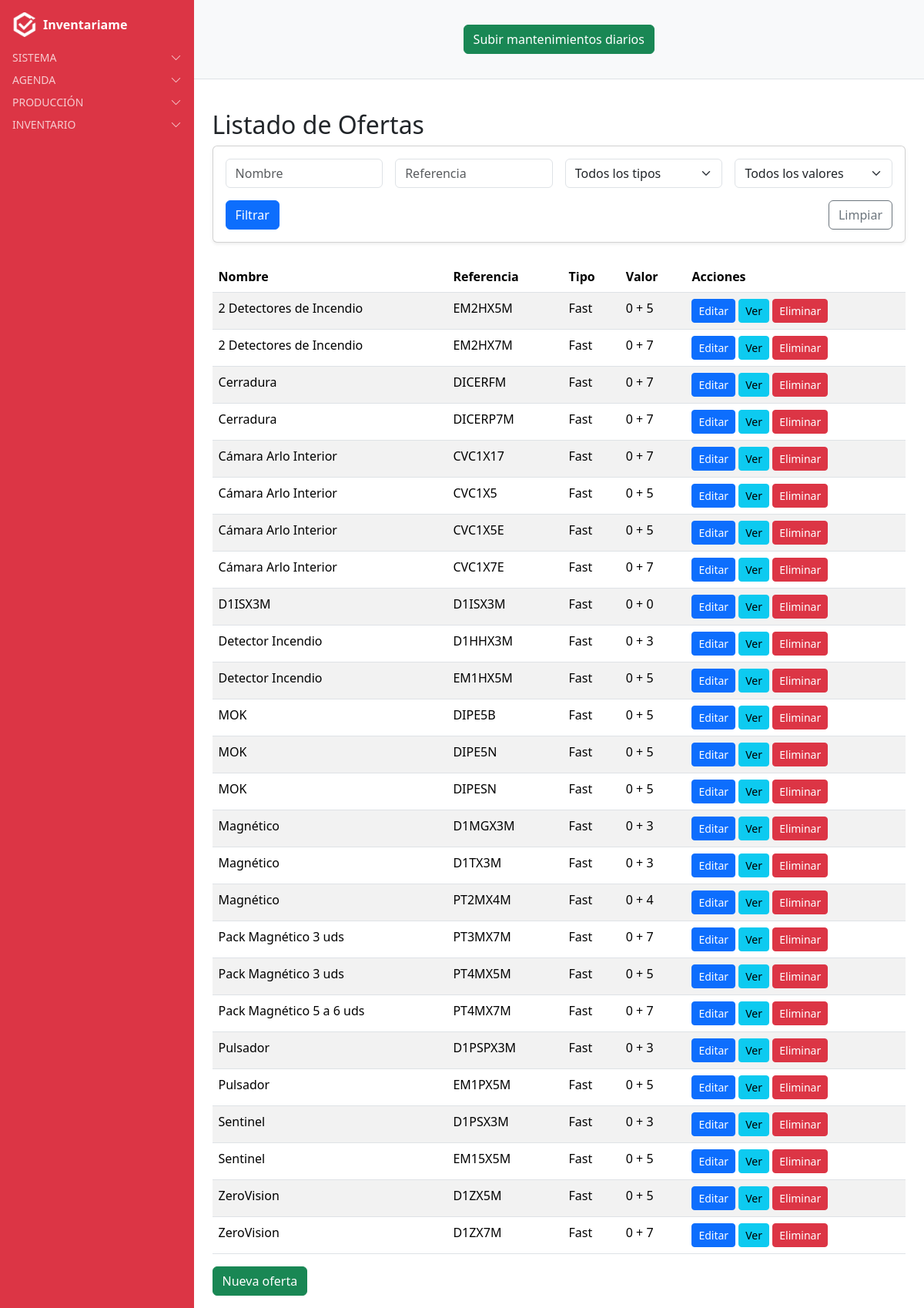
The page /ofertas/ (signed in) on the database its author committed.
### oferta/models.py (models this page shows, shortened)
class Oferta(models.Model):
    nombre = models.CharField(max_length=150)
    referencia = models.ForeignKey(
        Referencia,
        on_delete=models.CASCADE,
        related_name="ofertas",
        default=1
    )
    valor = models.IntegerField(
        choices=[(3, "0 + 3"), (4, "0 + 4"), (5, "0 + 5"), (7, "0 + 7"), (10, "0 + 10")],
        help_text="Selecciona uno de los valores permitidos"
    )
    class Meta:
        verbose_name = "Oferta"
        verbose_name_plural = "Ofertas"
        ordering = ["nombre"]

### referencias/models.py (models this page shows, shortened)
class Referencia(models.Model):
    nombre = models.CharField(max_length=150)
    tipo = models.ForeignKey(Tipo, on_delete=models.CASCADE, related_name="referencias")
    class Meta:
        verbose_name = "Referencia"
        verbose_name_plural = "Referencias"
        ordering = ["nombre"]

class Tipo(models.Model):
    nombre = models.CharField(max_length=50)
    class Meta:
        verbose_name = "Tipo"
        verbose_name_plural = "Tipos"

### oferta/views.py (the view)
# urls.py: path("", views.oferta_list, name="oferta_list"),
@login_required
def oferta_list(request):
    qs = Oferta.objects.select_related("referencia", "referencia__tipo").all()
    nombre = request.GET.get("nombre", "").strip()
    referencia = request.GET.get("referencia", "").strip()
    tipo = request.GET.get("tipo", "").strip()
    valor = request.GET.get("valor", "").strip()
    if nombre:
        qs = qs.filter(nombre__icontains=nombre)
    if referencia:
        qs = qs.filter(referencia__nombre__icontains=referencia)
    if tipo:
        qs = qs.filter(referencia__tipo__nombre__icontains=tipo)
    if valor:
        qs = qs.filter(valor=valor)
    valores = [3, 4, 5, 7, 10]
    tipos = Tipo.objects.values_list("nombre", flat=True)
    return render(
        request,
        "oferta/oferta_list.html",
        {
            "ofertas": qs,
            "valores": valores,
            "tipos": tipos,
        },
    )

### users/context_processors.py (called while the page is built)
def alertas_processor(request):
    if not request.user.is_authenticated:
        return {}
    ahora = timezone.now()
    proximas_con_recordatorio = Cita.objects.filter(
        usuario=request.user, recordatorio=True,
        fecha__gte=ahora, fecha__lte=ahora + timedelta(days=1)
    )
    if proximas_con_recordatorio.exists():
        return {"alertas": f"Tienes {proximas_con_recordatorio.count()} cita(s) con recordatorio en 24h"}
    return {}

### oferta/templates/oferta/oferta_list.html (shortened to what this page needs)
{% extends "base.html" %}
{% block content_authenticated %}
<div class="container mt-4">
  <h2>Listado de Ofertas</h2>
  <form method="get" class="card p-3 mb-4 shadow-sm">
    <div class="row g-3">
      <div class="col-md-3">
        <input type="text" name="nombre" class="form-control" placeholder="Nombre" value="{{ request.GET.nombre }}">
      </div>
      <div class="col-md-3">
        <input type="text" name="referencia" class="form-control" placeholder="Referencia" value="{{ request.GET.referencia }}">
      </div>
      <div class="col-md-3">
        <select name="tipo" class="form-select">
          <option value="">Todos los tipos</option>
        </select>
      </div>
      <div class="col-md-3">
        <select name="valor" class="form-select">
          <option value="">Todos los valores</option>
        </select>
      </div>
    </div>
    <div class="mt-3 d-flex justify-content-between">
      <button type="submit" class="btn btn-primary">Filtrar</button>
      <a href="{% url 'oferta_list' %}" class="btn btn-outline-secondary">Limpiar</a>
    </div>
  </form>
  <table class="table table-striped">
    <thead>
      <tr>
        <th>Nombre</th>
        <th>Referencia</th>
        <th>Tipo</th>
        <th>Valor</th>
        <th>Acciones</th>
      </tr>
    </thead>
    <tbody>
      {% for oferta in ofertas %}
      <tr>
        <td>{{ oferta.nombre }}</td>
        <td>{{ oferta.referencia.nombre }}</td>
        <td>{{ oferta.referencia.tipo.nombre }}</td>
        <td>0 + {{ oferta.valor }}</td>
        <td>
          <a href="{% url 'oferta_editar' oferta.pk %}" class="btn btn-sm btn-primary">Editar</a>
          <a href="{% url 'oferta_detail' oferta.pk %}" class="btn btn-sm btn-info">Ver</a>
          <form action="{% url 'oferta_eliminar' oferta.pk %}" method="post" style="display:inline;">
            <button type="submit" class="btn btn-sm btn-danger">Eliminar</button>
          </form>
        </td>
      </tr>
      {% empty %}
      <tr>
        <td colspan="5">No hay ofertas registradas.</td>
      </tr>
      {% endfor %}
    </tbody>
  </table>
  <a href="{% url 'oferta_nueva' %}" class="btn btn-success">Nueva oferta</a>
</div>
{% endblock %}

### rows shown on the page
Oferta: nombre "2 Detectores de Incendio", referencia.nombre "EM2HX5M", referencia.tipo.nombre "Fast", valor "5"
Oferta: nombre "2 Detectores de Incendio", referencia.nombre "EM2HX7M", referencia.tipo.nombre "Fast", valor "7"
Oferta: nombre "Cerradura", referencia.nombre "DICERFM", referencia.tipo.nombre "Fast", valor "7"
Oferta: nombre "Cerradura", referencia.nombre "DICERP7M", referencia.tipo.nombre "Fast", valor "7"
Oferta: nombre "Cámara Arlo Interior", referencia.nombre "CVC1X17", referencia.tipo.nombre "Fast", valor "7"
Oferta: nombre "Cámara Arlo Interior", referencia.nombre "CVC1X5", referencia.tipo.nombre "Fast", valor "5"
Oferta: nombre "Cámara Arlo Interior", referencia.nombre "CVC1X5E", referencia.tipo.nombre "Fast", valor "5"
Oferta: nombre "Cámara Arlo Interior", referencia.nombre "CVC1X7E", referencia.tipo.nombre "Fast", valor "7"
Oferta: nombre "D1ISX3M", referencia.nombre "D1ISX3M", referencia.tipo.nombre "Fast", valor "0"
Oferta: nombre "Detector Incendio", referencia.nombre "D1HHX3M", referencia.tipo.nombre "Fast", valor "3"
Oferta: nombre "Detector Incendio", referencia.nombre "EM1HX5M", referencia.tipo.nombre "Fast", valor "5"
Oferta: nombre "MOK", referencia.nombre "DIPE5B", referencia.tipo.nombre "Fast", valor "5"
Oferta: nombre "MOK", referencia.nombre "DIPE5N", referencia.tipo.nombre "Fast", valor "5"
Oferta: nombre "MOK", referencia.nombre "DIPESN", referencia.tipo.nombre "Fast", valor "5"
Oferta: nombre "Magnético", referencia.nombre "D1MGX3M", referencia.tipo.nombre "Fast", valor "3"
Oferta: nombre "Magnético", referencia.nombre "D1TX3M", referencia.tipo.nombre "Fast", valor "3"
Oferta: nombre "Magnético", referencia.nombre "PT2MX4M", referencia.tipo.nombre "Fast", valor "4"
Oferta: nombre "Pack Magnético 3 uds", referencia.nombre "PT3MX7M", referencia.tipo.nombre "Fast", valor "7"
Oferta: nombre "Pack Magnético 3 uds", referencia.nombre "PT4MX5M", referencia.tipo.nombre "Fast", valor "5"
Oferta: nombre "Pack Magnético 5 a 6 uds", referencia.nombre "PT4MX7M", referencia.tipo.nombre "Fast", valor "7"
Oferta: nombre "Pulsador", referencia.nombre "D1PSPX3M", referencia.tipo.nombre "Fast", valor "3"
Oferta: nombre "Pulsador", referencia.nombre "EM1PX5M", referencia.tipo.nombre "Fast", valor "5"
Oferta: nombre "Sentinel", referencia.nombre "D1PSX3M", referencia.tipo.nombre "Fast", valor "3"
Oferta: nombre "Sentinel", referencia.nombre "EM15X5M", referencia.tipo.nombre "Fast", valor "5"
Oferta: nombre "ZeroVision", referencia.nombre "D1ZX5M", referencia.tipo.nombre "Fast", valor "5"
Oferta: nombre "ZeroVision", referencia.nombre "D1ZX7M", referencia.tipo.nombre "Fast", valor "7"
